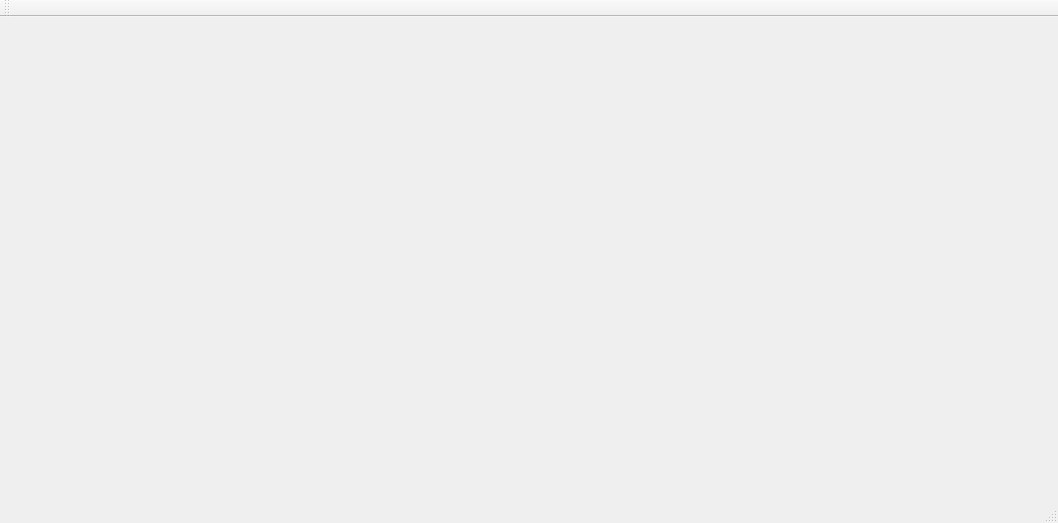
<?xml version="1.0" encoding="UTF-8"?>
<ui version="4.0">
 <class>MainWindow</class>
 <widget class="QMainWindow" name="MainWindow">
  <property name="geometry">
   <rect>
    <x>0</x>
    <y>0</y>
    <width>1058</width>
    <height>523</height>
   </rect>
  </property>
  <property name="windowTitle">
   <string>MainWindow</string>
  </property>
  <widget class="QWidget" name="centralWidget">
   <layout class="QGridLayout" name="gridLayout">
    <item row="0" column="0">
     <widget class="QWidget" name="widget" native="true"/>
    </item>
   </layout>
  </widget>
  <widget class="QMenuBar" name="menuBar">
   <property name="geometry">
    <rect>
     <x>0</x>
     <y>0</y>
     <width>1058</width>
     <height>23</height>
    </rect>
   </property>
  </widget>
  <widget class="QToolBar" name="mainToolBar">
   <attribute name="toolBarArea">
    <enum>TopToolBarArea</enum>
   </attribute>
   <attribute name="toolBarBreak">
    <bool>false</bool>
   </attribute>
  </widget>
  <widget class="QStatusBar" name="statusBar"/>
 </widget>
 <layoutdefault spacing="6" margin="11"/>
 <resources/>
 <connections/>
</ui>
